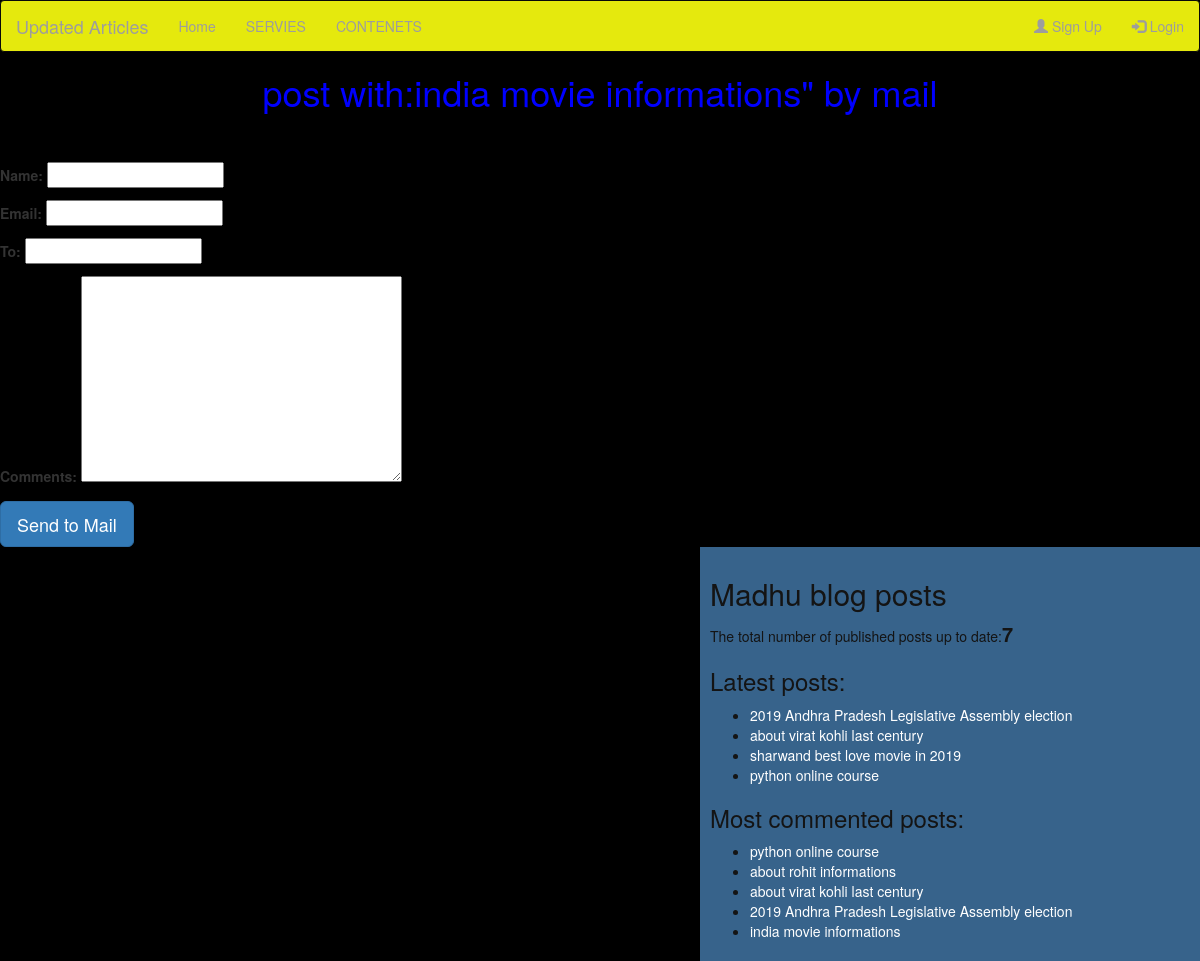
The app's page /2/share/ with its own data.
### blog/models.py (models this page shows, shortened)
class Post(models.Model):
    STATUS_CHOICES=(('draft','Draft'),('published','Published'))
    title=models.CharField(max_length=256)
    slug=models.SlugField(max_length=264,unique_for_date='publish')
    author=models.ForeignKey(User, related_name='blog_posts', on_delete=models.CASCADE)
    body=models.TextField()
    publish=models.DateTimeField(default=timezone.now)
    created=models.DateTimeField(auto_now_add=True)
    updated=models.DateTimeField(auto_now=True)
    status=models.CharField(max_length=10,choices=STATUS_CHOICES,default='draft')
    objects=CustomManager()
    tags=TaggableManager()
    class Meta:
        ordering=('-publish',)
    def get_absolute_url(self):
            return reverse('post_detail', args = [self.publish.year , self.publish.strftime('%m'), self.publish.strftime('%d'),self.slug])

### blog/views.py (the view)
# urls.py: re_path(r'(?P<id>\d+)/share/$',views.mail_send),
def mail_send(request,id):
    post=get_object_or_404(Post,id=id,status='published')
    sent=False
    if request.method == 'POST':
        form=EmailSendForm(request.POST)
        if form.is_valid():
            cd=form.cleaned_data
            subject='{}({}) recommonds read to you "{}"'.format(cd['name'],cd['email'],post.title)
            post_url=request.build_absolute_uri(post.get_absolute_url())
            message='Read post at:\n{} \n\n{}\'s Comments:\n{}'.format(post_url,cd['name'],cd['comments'])
            send_mail(subject,message,'manavallu4@gmail.com',['hellosony2244@gmail.com'],)
            sent=True
    else:
        form=EmailSendForm()
    return render(request,'test/shareemail.html',{'form':form,'post':post,'sent':sent})

### blog/forms.py (shortened to what this page needs)
class EmailSendForm(forms.Form):
    name=forms.CharField()
    email=forms.EmailField()
    to=forms.EmailField()
    comments=forms.CharField(required=False,widget=forms.Textarea)

### blog/models.py (called while the page is built)
    def get_queryset(self):
        return super().get_queryset().filter(status="published")

### blog/templatetags/blog_tags.py (called while the page is built)
@register.simple_tag(name='my_tag')
def total_count():
    return Post.objects.count()

@register.inclusion_tag('test/latest_posts123.html')
def show_latest_posts(count=3):
    latest_posts=Post.objects.order_by('-publish')[:count]
    return {'latest_posts':latest_posts}

@register.simple_tag()
def get_most_comment_posts(count=5):
     return Post.objects.annotate(total_comments=Count('comments')).order_by('-total_comments')[:count]

### templates/test/shareemail.html (shortened to what this page needs)
{%extends 'test/base.html'%}
      {%block contain%}
        {%if sent%}
          <h1>Email Sent Successfully</h1><hr>
          <h2 style="color: palevioletred;">post with:{{post.title}}</h2>
          {%else%}
            <h1 style="color: blue;">post with:{{post.title}}" by mail</h1><br><br>
              <form method="post">
                {{form.as_p}}
                <input type="submit" class="btn btn-primary btn-lg" value="Send to Mail">
              </form>
        {%endif%}
      {%endblock%}

### templates/test/base.html (shortened to what this page needs)
<!DOCTYPE html>
{% load blog_tags%}
{%load static%}
<html lang="en" dir="ltr">
  <head>
    <link rel="stylesheet" href="https://stackpath.bootstrapcdn.com/bootstrap/3.4.1/css/bootstrap.min.css">
  </head>
  <link rel="stylesheet" href="{% static "css/blog.css"%}">
  <body>
    <nav class="navbar navbar-inverse">
  <div class="container-fluid">
    <div class="navbar-header">
      <a class="navbar-brand" href="#">Updated Articles</a>
    </div>
    <ul class="nav navbar-nav" style="color: rgb(162, 0, 255);">
      <li><a href="#">Home</a></li>
      <li><a href="#">SERVIES</a></li>
      <li><a href="#">CONTENETS</a></li>
    </ul>
    <ul class="nav navbar-nav navbar-right">
      <li><a href="#"><span class="glyphicon glyphicon-user"></span> Sign Up</a></li>
      <li><a href="#"><span class="glyphicon glyphicon-log-in"></span> Login</a></li>
    </ul>
  </div>
</nav>
    <div class="content">
      {%block contain%}
      {%endblock%}
    </div>
    <div class="sidebar">
      <h2>Madhu blog posts</h2>
      <p>The total number of published posts up to date:<span id="pnayy">{% my_tag %}</span></p>
      <h3>Latest posts:</h3>{%show_latest_posts 4%}
      <h3>Most commented posts:</h3>
      {%get_most_comment_posts as most_comment_posts%}
      <ul>
        {%for post in most_comment_posts%}
        <li><a href="{{post.get_absolute_url}}">{{post.title}}</a></li>
        {%endfor%}
      </ul>
    </div>
  </body>
</html>

### templates/test/latest_posts123.html
<ul>
  {%for post in latest_posts%}
  <li><a href="{{post.get_absolute_url}}">{{post.title}}</a></li>
  {%endfor%}
</ul>

### static/css/blog.css (style rules this page uses)
body { background: #000; }
.navbar { background: rgb(229, 233, 13); }
.sidebar { width: 500px; padding: 10px; float: right; background: rgb(55, 99, 139); color:rgb(20, 20, 20); }
h1 { color: #07f523; text-align: center; }
a { color:white; }
#pnayy { font-size: 20px; font-weight: bold; }

### records on screen
Post: title "india movie informations"
Post: title "2019 Andhra Pradesh Legislative Assembly election"
Post: title "about virat kohli last century"
Post: title "sharwand best love movie in 2019"
Post: title "python online course"
Post: title "about rohit informations"
